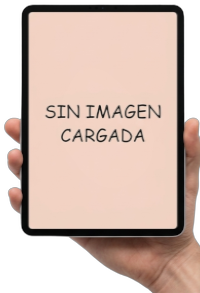
#> input picture assets/default-image.png, 200 x 293 px
$ python -i postproceso.py   (imports and definitions only)
#> lines starting #> are read from the running program, lines starting #| are printed output that depends on the picture
#> further down, picture is the input picture: PIL image 200x293 RGBA; mean R, G, B, A 152.7, 130.6, 120.5, 196.1
import base64
import io
import os
from urllib.parse import unquote, urlparse

import numpy as np
from PIL import Image, ImageDraw, ImageEnhance, ImageFilter

EXTENSIONES = (".png", ".jpg", ".jpeg", ".webp", ".ico")

FORMATOS = {
    "png": "PNG (transparencia)",
    "jpeg": "JPEG (con fondo)",
    "webp": "WebP",
    "ico": "ICO",
}

TAMANOS = {
    "original": "Tamaño original",
    "avatar_512": "Avatar 512×512",
    "miniatura_256": "Miniatura 256×256",
    "instagram": "Instagram 1080×1080",
    "story": "Story 1080×1920",
    "facebook": "Facebook 1200×630",
}

TAMANOS_PX = {
    "avatar_512": (512, 512),
    "miniatura_256": (256, 256),
    "instagram": (1080, 1080),
    "story": (1080, 1920),
    "facebook": (1200, 630),
}

EFECTOS = {
    "ninguno": "Sin efecto",
    "contorno": "Contorno (sticker)",
    "sombra": "Sombra",
}

FONDOS = {
    "transparente": "Transparente",
    "blanco": "Blanco",
    "negro": "Negro",
    "chroma_verde": "Chroma verde",
    "chroma_azul": "Chroma azul",
    "personalizado": "Color personalizado",
    "degradado": "Degradado",
    "damero": "Patrón damero",
    "imagen": "Otra imagen",
}

COLORES_SOLIDOS = {
    "blanco": (255, 255, 255, 255),
    "negro": (0, 0, 0, 255),
    "chroma_verde": (0, 255, 0, 255),
    "chroma_azul": (0, 0, 255, 255),
}


# [44 lines left out: functions parse_hex, recortar_sujeto, _degradado, not called in this run]


def _fondo_imagen(size, ruta):
    fondo = Image.open(ruta).convert("RGBA")
    return fondo.resize(size, Image.Resampling.LANCZOS)


# [64 lines left out: functions aplicar_fondo, ajustar_tonos, aplicar_contorno, not called in this run]


def aplicar_sombra(img, desplazamiento=10, desenfoque=12, opacidad=160):
#> called with desplazamiento = 10, desenfoque = 12, opacidad = 160
    img = img.convert("RGBA")
    extra = desplazamiento + desenfoque * 2
    lienzo = Image.new(
        "RGBA",
        (img.width + extra + desplazamiento, img.height + extra + desplazamiento),
        (0, 0, 0, 0),
    )
#> lienzo: PIL image 244x337 RGBA; every value is 0
    sombra = Image.new("RGBA", img.size, (0, 0, 0, 0))
#> sombra: PIL image 200x293 RGBA; every value is 0
    alpha = img.getchannel("A").point(lambda a: int(a * opacidad / 255))
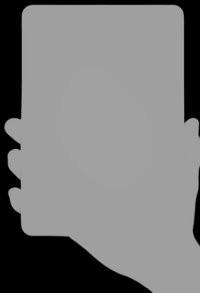
#> alpha: PIL image 200x293 L; min 0, max 160, mean 122.8
    sombra.putalpha(alpha)
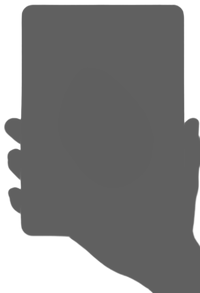
#> sombra: PIL image 200x293 RGBA; mean R, G, B, A 0, 0, 0, 122.8; transparent parts drawn white
    sombra = sombra.filter(ImageFilter.GaussianBlur(desenfoque))
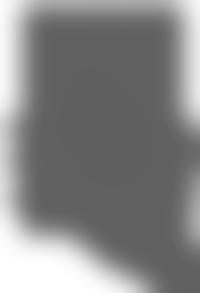
#> sombra: PIL image 200x293 RGBA; mean R, G, B, A 0, 0, 0, 121; transparent parts drawn white
    origen = (desplazamiento + desenfoque, desplazamiento + desenfoque)
    lienzo.paste(sombra, origen, sombra)
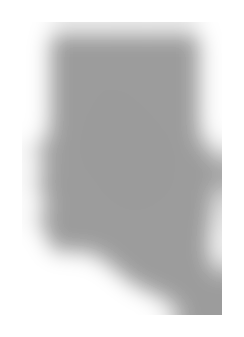
#> lienzo: PIL image 244x337 RGBA; mean R, G, B, A 0, 0, 0, 48.6; transparent parts drawn white
    sujeto = (desenfoque, desenfoque)
    lienzo.paste(img, sujeto, img)
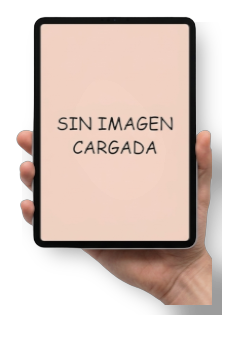
#> lienzo: PIL image 244x337 RGBA; mean R, G, B, A 108.1, 92.4, 85.2, 142.1; transparent parts drawn white
    return lienzo


# [22 lines left out: functions aplicar_efecto, redimensionar, not called in this run]


def extension_formato(formato):
    formato = (formato or "png").lower()
    return {"jpeg": "jpg", "jpg": "jpg", "webp": "webp", "ico": "ico"}.get(formato, "png")


def ruta_con_formato(ruta, formato):
    base, _ext = os.path.splitext(ruta)
    return f"{base}.{extension_formato(formato)}"


# [70 lines left out: functions _aplanar_si_hace_falta, exportar, postprocesar, damero, encajar, mezclar_previews, not called in this run]


def ya_tiene_sinfondo(nombre):
    base, _ext = os.path.splitext(nombre)
    return base.endswith("_sinfondo")


# [21 lines left out: functions img_a_b64, parsear_rutas, not called in this run]

>>> from PIL import Image
>>> picture = Image.open('assets/default-image.png')
>>> result = aplicar_sombra(picture)
